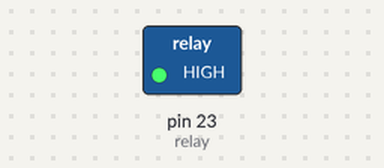
This program was run on a simulated MicroPython board. Shown: switched loads named in the program (green lamp = pin HIGH). At 10.5 s the program stops and its outputs stay as they are.

Above: at 0.2 s.
At 3.0 s:
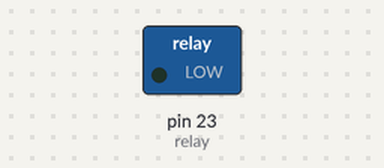
Timing chart, 0 to 4.6 s (numbered marks = the images above):
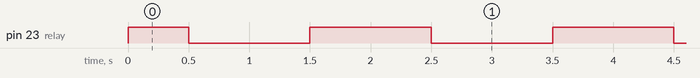

Measured:
- by itself, pin 23 (relay): repeats every 2.0 s: LOW 1.0 s, HIGH 1.0 s

The program:

demo7_relay.py
```python
import machine, time
from machine import Pin

relay = Pin(23, Pin.OUT)
relay.on()
time.sleep_ms(500)

for i in range(10):
    if relay.value():
        relay.off()
    else:
        relay.on()
    time.sleep_ms(1000)
```
